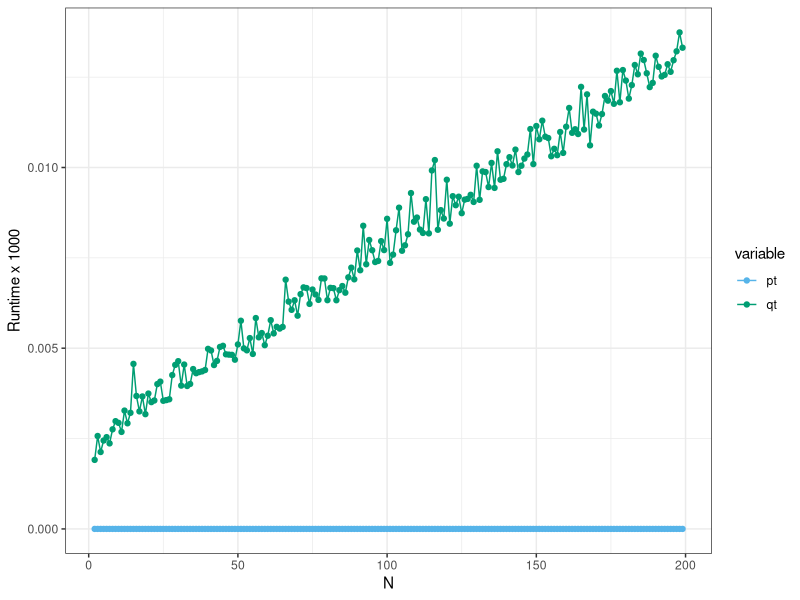

Here is the R script that generated this plot:
library(ggplot2)
library(ggthemes)
library(reshape2)

data <- read.csv("rmq_simple.csv",header=F,sep=",")

total <- nrow(data)

pt <- data$V1[1:(total/2)]
qt <- data$V1[((total/2)+1):total]

df <- data.frame(pt=pt,qt=qt)
df$n <- seq(2,nrow(df)+1)

df <- melt(df,id.vars=c("n"))

pdf("rmq_simple.pdf",width=7,height=4)
ggplot(df,aes(x=n,y=value,color=variable)) +
    geom_point() +
    geom_line() +
    scale_x_continuous("N") +
    scale_y_continuous("Runtime x 1000") +
    scale_color_pander() +
    theme_bw()

